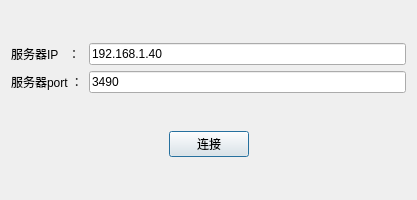
<?xml version="1.0" encoding="UTF-8"?>
<ui version="4.0">
 <class>ConnectDialog</class>
 <widget class="QDialog" name="ConnectDialog">
  <property name="geometry">
   <rect>
    <x>0</x>
    <y>0</y>
    <width>417</width>
    <height>200</height>
   </rect>
  </property>
  <property name="windowTitle">
   <string>ConnectDialog</string>
  </property>
  <layout class="QVBoxLayout" name="verticalLayout">
   <item>
    <layout class="QGridLayout" name="gridLayout">
     <item row="1" column="0">
      <widget class="QLabel" name="label_2">
       <property name="text">
        <string>服务器port ：</string>
       </property>
      </widget>
     </item>
     <item row="1" column="1">
      <widget class="QLineEdit" name="lineEdit_port">
       <property name="text">
        <string>3490</string>
       </property>
      </widget>
     </item>
     <item row="0" column="1">
      <widget class="QLineEdit" name="lineEdit_ip">
       <property name="text">
        <string>192.168.1.40</string>
       </property>
      </widget>
     </item>
     <item row="0" column="0">
      <widget class="QLabel" name="label">
       <property name="text">
        <string>服务器IP   ：</string>
       </property>
      </widget>
     </item>
    </layout>
   </item>
   <item>
    <layout class="QHBoxLayout" name="horizontalLayout">
     <item>
      <spacer name="horizontalSpacer">
       <property name="orientation">
        <enum>Qt::Horizontal</enum>
       </property>
       <property name="sizeHint" stdset="0">
        <size>
         <width>40</width>
         <height>20</height>
        </size>
       </property>
      </spacer>
     </item>
     <item>
      <widget class="QPushButton" name="pushButton">
       <property name="text">
        <string>连接</string>
       </property>
      </widget>
     </item>
     <item>
      <spacer name="horizontalSpacer_2">
       <property name="orientation">
        <enum>Qt::Horizontal</enum>
       </property>
       <property name="sizeHint" stdset="0">
        <size>
         <width>40</width>
         <height>20</height>
        </size>
       </property>
      </spacer>
     </item>
    </layout>
   </item>
  </layout>
 </widget>
 <layoutdefault spacing="6" margin="11"/>
 <tabstops>
  <tabstop>lineEdit_ip</tabstop>
  <tabstop>lineEdit_port</tabstop>
  <tabstop>pushButton</tabstop>
 </tabstops>
 <resources/>
 <connections>
  <connection>
   <sender>pushButton</sender>
   <signal>clicked()</signal>
   <receiver>ConnectDialog</receiver>
   <slot>OnPushButtonConnect()</slot>
   <hints>
    <hint type="sourcelabel">
     <x>205</x>
     <y>147</y>
    </hint>
    <hint type="destinationlabel">
     <x>251</x>
     <y>-8</y>
    </hint>
   </hints>
  </connection>
 </connections>
 <slots>
  <slot>OnPushButtonConnect()</slot>
 </slots>
</ui>
